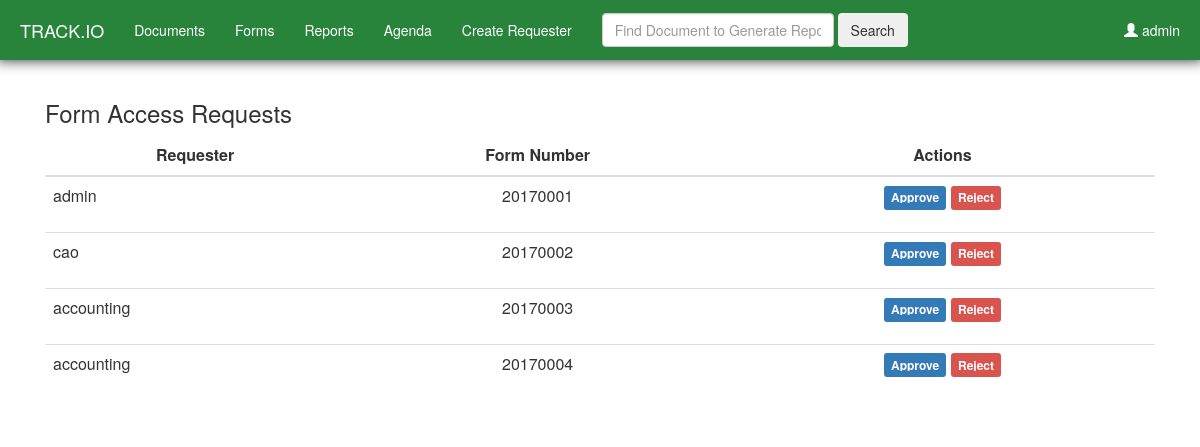
Page /changeusersaccess.php (signed in) on the committed database.
### tables this page shows
CREATE TABLE `form_access_request` (
  `requestID` int(11) NOT NULL AUTO_INCREMENT,
  `formTrackingNumber` int(11) DEFAULT NULL,
  `username` varchar(45) DEFAULT NULL,
  `StatusRequest` varchar(45) DEFAULT 'Pending',
  `accessLevelRequested` varchar(45) DEFAULT NULL,
  `formTitle` varchar(45) DEFAULT NULL,
  `dateRequested` datetime NOT NULL,
  PRIMARY KEY (`requestID`),
  KEY `username` (`username`),
  KEY `fk_date_req` (`dateRequested`),
  KEY `fk_tn` (`formTrackingNumber`),
  KEY `fk_stat` (`StatusRequest`),
  KEY `fk_access_lvl` (`accessLevelRequested`),
  KEY `fk_form_title_idx` (`formTitle`),
  KEY `form_title` (`formTitle`),
  CONSTRAINT `fk_access_lvl` FOREIGN KEY (`accessLevelRequested`) REFERENCES `accesslevel_ref` (`code`) ON DELETE NO ACTION ON UPDATE NO ACTION,
  CONSTRAINT `fk_forms_title` FOREIGN KEY (`formTitle`) REFERENCES `forms` (`formTitle`) ON DELETE NO ACTION ON UPDATE NO ACTION,
  CONSTRAINT `form_access_request_ibfk_1` FOREIGN KEY (`username`) REFERENCES `users` (`username`)
);

### changeusersaccess.php (the view, shortened to what this page needs)
<html>
	<head>
		<link rel="stylesheet" href="https://maxcdn.bootstrapcdn.com/bootstrap/3.3.7/css/bootstrap.min.css">
	</head>
	<body>
		<?php
			require_once('mysql_connect.php');
			$usertype = $_SESSION['usertype'];
			$username = $_SESSION['username'];
		?>
		<header>
			<nav class="navbar navbar-fixed-top">
				<div class="container-fluid">
					<div class="navbar-header">
						<a class="navbar-brand" href="home.php" style="color: white">TRACK.IO</a>
					</div>
					<div class="collapse navbar-collapse" id="bs-example-navbar-collapse-1">
						<ul class="nav navbar-nav navbar-left">
							<li class="dropdown"><a class="dropdown-toggle" data-toggle="dropdown">Documents</a>
							</li>
							<li class="dropdown"><a class="dropdown-toggle" data-toggle="dropdown">Forms</a>
							</li>
							<li class="dropdown"><a class="dropdown-toggle" data-toggle="dropdown">Reports</a>
							</li>
							<?php if ($usertype != '105') { echo '<li><a href="agendaview.php">Agenda</a></li>'; } ?>
							<?php if ($usertype == '101') { echo '<li><a href="createrequester.php">Create Requester</a></li>'; } ?>
						</ul>
						<?php
							if ($usertype == "101" || $usertype == "102")
								echo '<form class="navbar-form navbar-left" action="createdocreport.php" method="post">
									<input class="form-control mr-sm-2" type="text" name="searcher" placeholder="Find Document to Generate Report" size="25">
									<button class="btn btn-outline-success my-2 my-sm-0" type="submit">Search</button>
								</form>';
						?>
						<div class="collapse navbar-collapse" id="bs-example-navbar-collapse-1">
							<ul class="nav navbar-nav navbar-right">
								<li class="dropdown"><a class="dropdown-toggle" data-toggle="dropdown"><span class="glyphicon glyphicon-user"></span><?php echo " " . $username; ?></a>
								</li>
							</ul>
						</div>
					</div>
				</div>
			</nav>
		</header>
		<div class="container">
			<h3>Form Access Requests</h3>
			<?php
				if ($_SESSION['usertype']== null)
				{
					header("Location: login.php");
				}
				else if ($_SESSION['usertype'] != 101)
				{
					header("Location: NoAccess.php");
				}
				else
				{
					$requestquery = mysqli_query($dbc,"SELECT * FROM form_access_request WHERE StatusRequest = 'Pending'");
					$count = mysqli_num_rows($requestquery);
					if ($count == 0)
						echo "No Pending Requests!";
					else
					{
						echo "<table class='table table-hover'>
							<thead>
								<tr>
									<th style='text-align: center;'>Requester</th>
									<th style='text-align: center;'>Form Number</th>
									<th style='text-align: center;'>Actions</th>
								</tr>
							</thead>";
						while ($row = mysqli_fetch_array($requestquery))
						{
							$requestusername = $row['username'];
							$requestformid = $row['formTrackingNumber'];
							echo "<tr><td>{$requestusername}</td>
									<td style='text-align: center;'>{$requestformid}</td>
									<td style='text-align: center;'><form action='changeusersaccess.php' method='post'>
										<span class='label label-primary'><input type= 'submit' class='remstyle' value='Approve' name='approve'></span>
										<span class='label label-danger'><input type= 'submit' class='remstyle' value='Reject' name='reject'></span>
										<input type='hidden' value='{$requestusername}' name='requesetuser'>
										<input type='hidden' value='{$requestformid}' name='requestform'>
										</form></td></tr>";
						}
					}
			?>
			<?php
				}
			?>
		</div>
	</body>
</html>

### changeusersaccess.php (style rules this page uses)
body { background-color: white; }
.remstyle { padding: 0; border: none; background: none; text-decoration: underline; }
.container { padding-top: 80px; width: 95%; }
.navbar { background-color: #29843b; border-width: 5px; border-radius: 0px; -webkit-box-shadow: 0px -2px 12px 3px rgba(0,0,0,0.75); -moz-box-shadow: 0px -2px 12px 3px rgba(0,0,0,0.75); box-shadow: 0px -2px 12px 3px rgba(0,0,0,0.75); }
.navbar .nav > li > a, .navbar .nav > li > a { color: white; text-shadow: none; }
.navbar .nav > .dropdown > a, .navbar .nav > .dropdown > a:hover, .navbar .nav > .dropdown > a:focus { background-color: transparent; }

### rows in the picture
form_access_request: username "admin", formTrackingNumber "20170001"
form_access_request: username "cao", formTrackingNumber "20170002"
form_access_request: username "accounting", formTrackingNumber "20170003"
form_access_request: username "accounting", formTrackingNumber "20170004"

### other values in the picture
$username "admin"
